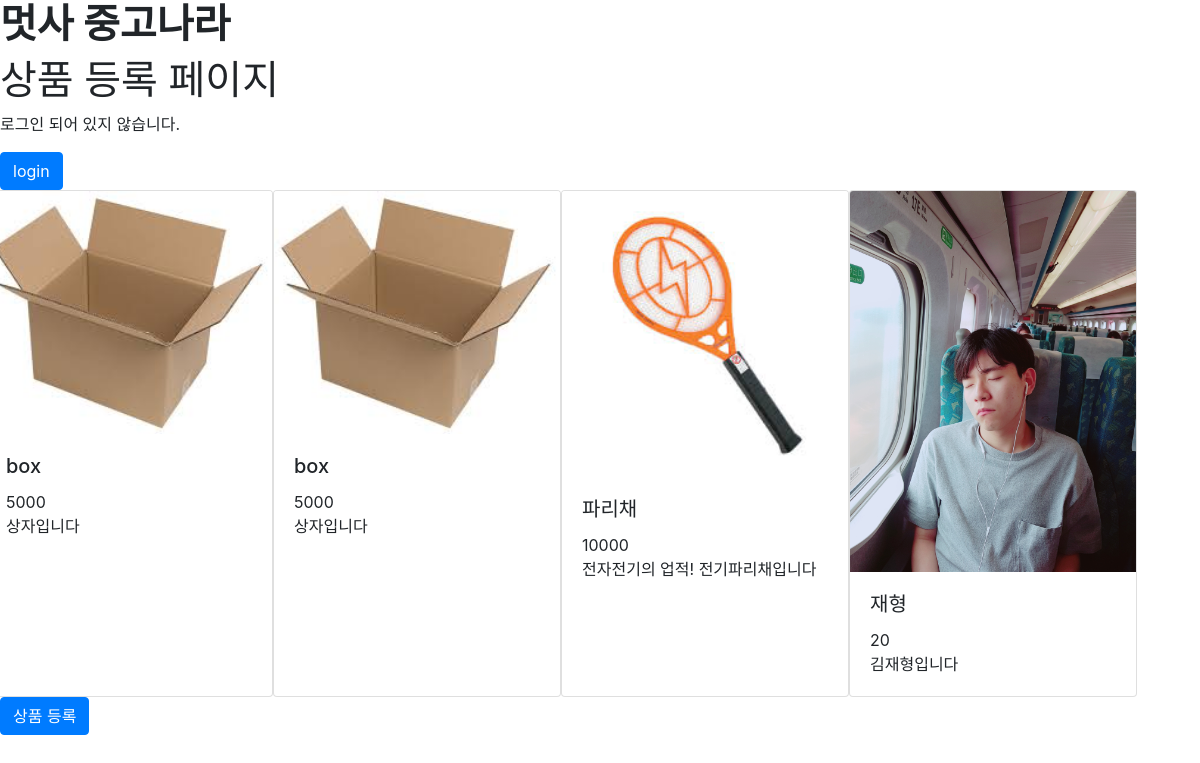
The page /app/products/ on the database its author committed.
### app/models.py (models this page shows)
class Product(models.Model):
    objects = models.Manager()
    title = models.CharField(max_length = 200)
    description = models.TextField(null = True)
    price = models.IntegerField()
    image = models.ImageField(upload_to = "images/", null = True)
    user = models.ForeignKey(User, on_delete = models.CASCADE, null = True)
    creared_at = models.DateTimeField(auto_now_add = True)
    uploaded_at = models.DateTimeField(auto_now = True)

### app/views.py (the view)
# urls.py: path('products/', views.products, name='product'),
def products(request):
    products = Product.objects.all()
    return render(request, 'products.html', {'products_html':products})

### app/templates/products.html
{% extends 'base.html' %}
{% block content %}
<h1>상품 등록 페이지</h1>
{% if user.is_authenticated %}
    안녕하세요. {{ user.username }}님!
    <a href="{% url 'account_logout' %}" class="btn btn-primary">logout</a>
{% else %}
  <p>로그인 되어 있지 않습니다.</p>
  <a href="{% url 'account_login' %}" class="btn btn-primary">login</a>
{% endif %}
<div class = "row">
    {% for item in products_html %}
        <div class="card" style="width: 18rem;">
            {% if item.image %}
            <img src="{{item.image.url}}" class="card-img-top" alt="...">
            {% endif %}
            <div class="card-body">
                <h5 class="card-title">{{item.title}}</h5>
                <p class="card-text">{{item.price}}<br>{{item.description}}</p>
            </div>
        </div>
    {% endfor %}
</div>
<a href="{% url 'app:register' %}" class="btn btn-primary">상품 등록</a>
{% endblock %}

### templates/base.html (shortened to what this page needs)
<!doctype html>
<html lang="en">
  <head>
    <link rel="stylesheet" href="https://stackpath.bootstrapcdn.com/bootstrap/4.3.1/css/bootstrap.min.css">
  </head>
  <body>
    <h1><strong>멋사 중고나라</strong><br></h1>
    {% block content %}
    {% endblock %}
  </body>
</html>

### rows shown on the page
Product: image (picture), title "box", price "5000", description "상자입니다"
Product: image (picture), title "box", price "5000", description "상자입니다"
Product: image (picture), title "파리채", price "10000", description "전자전기의 업적! 전기파리채입니다"
Product: image (picture), title "재형", price "20", description "김재형입니다"
